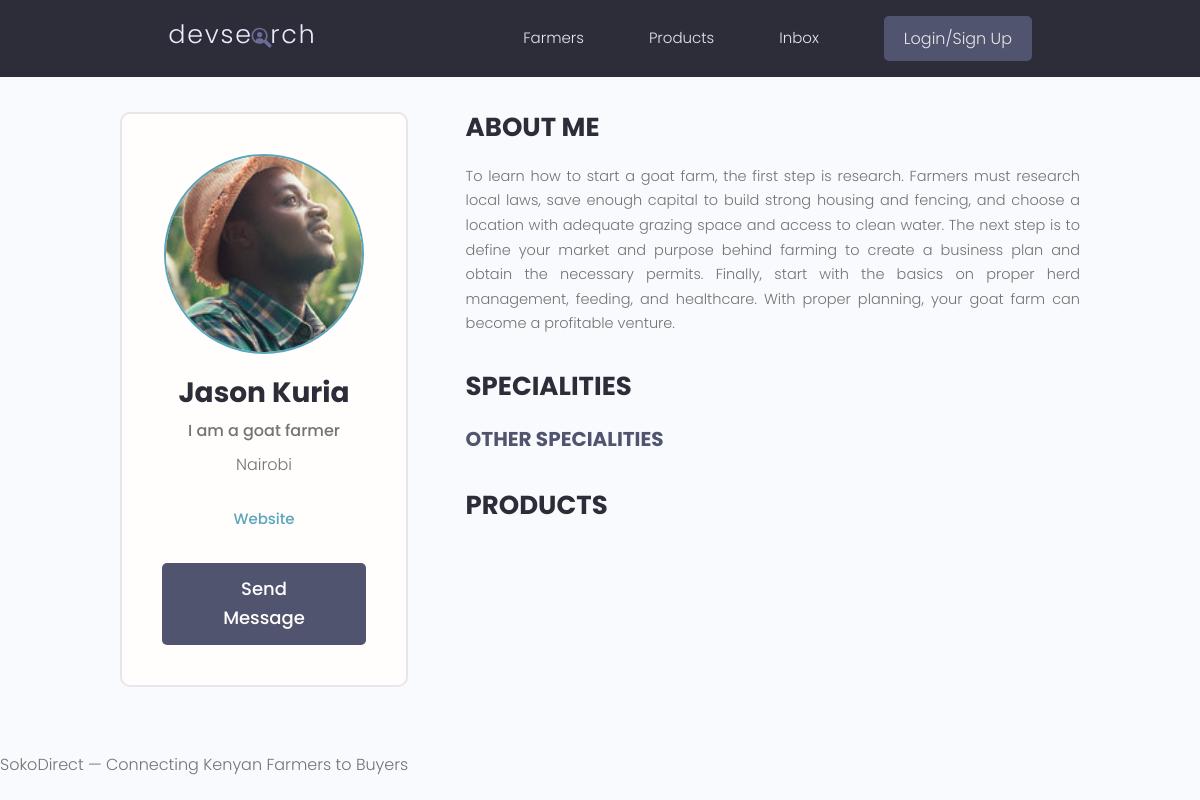
Page /profile/9a0ec94b-fad6-4f8f-9d78-e1e262b929e2/ on the earlier database version.
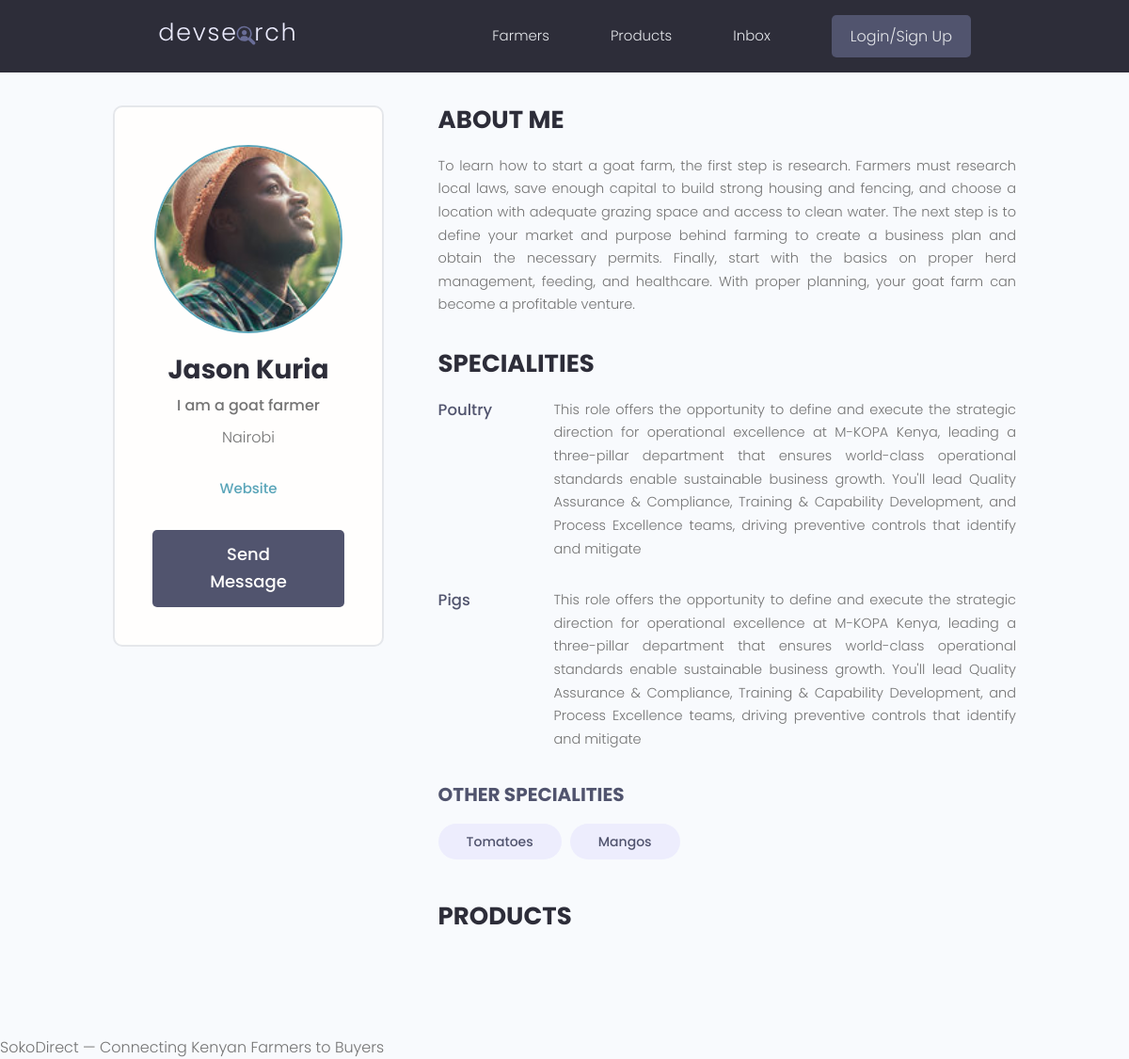
Same page on the later database version.
### users/models.py (models this page shows)
class Speciality(models.Model):
    owner = models.ForeignKey(
        Profile,
        on_delete=models.CASCADE,
        null=True, blank=True
    )
    name = models.CharField(max_length=200, blank=True, null=True)
    description = models.TextField(null=True, blank=True)
    created = models.DateTimeField(auto_now_add=True)
    id = models.UUIDField(
        default=uuid.uuid4, unique=True,
        primary_key=True, editable=False
    )
    def __str__(self):
        return self.name

### users/views.py (the view)
# urls.py: path('profile/<str:pk>/', views.user_Profile, name='user_profile'),
def user_Profile(request, pk):
    profile = Profile.objects.get(id=pk)
    topSpeciality = profile.speciality_set.exclude(description__exact="")
    otherSpeciality = profile.speciality_set.filter(description="")
    context = {'profile': profile, 'topSpeciality': topSpeciality,
               'otherSpeciality': otherSpeciality}
    return render(request, 'users/user-profile.html', context)

### products/models.py (called while the page is built)
    def __str__(self):
        return self.name

### users/templates/users/user-profile.html (shortened to what this page needs)
{% extends 'main.html' %}
{% block content %}
  <main class="profile my-md">
    <div class="container">
      <div class="layout">
        <div class="column column--1of3">
          <div class="card text-center">
            <div class="card__body dev">
              <img class="avatar avatar--xl" src="{{ profile.profile_image.url }}" />
              <h2 class="dev__name">{{profile.name}}</h2>
              <p class="dev__title">{{profile.short_intro}}</p>
              <p class="dev__location">{{profile.county}}</p>
              <ul class="dev__social">
                {% if profile.website %}
                    <li><a href="{{ profile.website }}">Website</a></li>
                {% endif %}
              </ul>
              <a href="#" class="btn btn--sub btn--lg">Send Message </a>
            </div>
          </div>
        </div>
        <div class="column column--2of3">
          <div class="devInfo">
            <h3 class="devInfo__title">About Me</h3>
            <p class="devInfo__about">{{profile.bio}}</p>
          </div>
          <div class="devInfo">
            <h3 class="devInfo__title">Specialities</h3>
            <div class="devInfo__skills">
              {% for speciality in topSpeciality %}
              <div class="devSkill">
                <h4 class="devSkill__title">{{speciality.name}}</h4>
                <p class="devSkill__info">{{speciality.description}}
                </p>
              </div>
              {% endfor %}
              <h3 class="devInfo__subtitle">Other Specialities</h3>
              <div class="devInfo__otherSkills">
                {% for speciality in otherSpeciality %}
                <span class="tag tag--pill tag--sub tag--lg">
                  <small>{{speciality}}</small>
                </span>
                {% endfor %}
              </div>
            </div>
          </div>
          <div class="devInfo">
            <h3 class="devInfo__title">Products</h3>
          </div>
        </div>
      </div>
    </div>
  </main>
{% endblock content %}

Differences in the rows shown:
now on this page (row edited): Speciality: name "Poultry", description "This role offers the opportunity to define and execute the strategic direction for operational excellence at M-KOPA Kenya, leading a three-pillar department that ensures world-class operational standards enable sustainable business growth. You'll lead Quality Assurance & Compliance, Training & Capability Development, and Process Excellence teams, driving preventive controls that identify and mitigate", shown under "SPECIALITIES"
added Speciality: name "Pigs", description "This role offers the opportunity to define and execute the strategic direction for operational excellence at M-KOPA Kenya, leading a three-pillar department that ensures world-class operational standards enable sustainable business growth. You'll lead Quality Assurance & Compliance, Training & Capability Development, and Process Excellence teams, driving preventive controls that identify and mitigate", shown under "SPECIALITIES"
now on this page (row edited): Speciality: name "Tomatoes", shown under "OTHER SPECIALITIES"
added Speciality: name "Mangos", shown under "OTHER SPECIALITIES"
